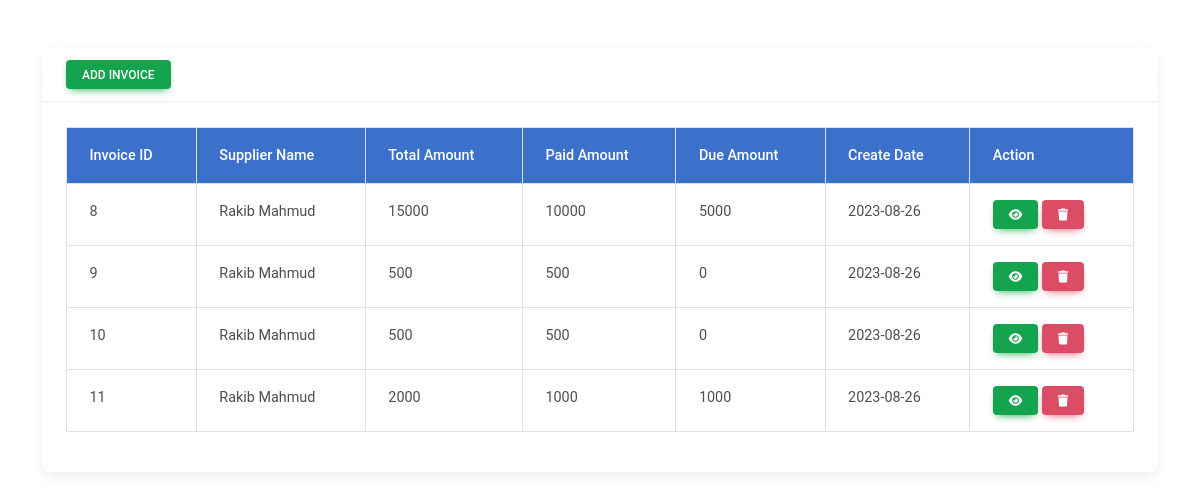
Page /invoice_list.php on the committed database.
### tables this page shows
CREATE TABLE `invoice` (
  `id` int(11) NOT NULL,
  `supplier_name` varchar(55) NOT NULL,
  `total_amount` int(55) NOT NULL,
  `paid_amount` int(55) NOT NULL,
  `due_amount` int(55) NOT NULL,
  `date` date NOT NULL
);

### invoice_list.php (the view, shortened to what this page needs)
<!DOCTYPE html>
<html>
<head>
    <link href="https://cdn.jsdelivr.net/npm/select2@4.1.0-rc.0/dist/css/select2.min.css" rel="stylesheet" />
    <link href="https://cdnjs.cloudflare.com/ajax/libs/mdb-ui-kit/6.4.1/mdb.min.css" rel="stylesheet" />
    <link rel="stylesheet" href="https://cdnjs.cloudflare.com/ajax/libs/toastr.js/latest/toastr.min.css" />
    <link href="https://cdnjs.cloudflare.com/ajax/libs/font-awesome/6.0.0/css/all.min.css" rel="stylesheet" />
</head>
<body>
<div class="container">
    <div class="row mt-5">
        <div class="col-md-12 m-auto">
            <div class="card">
                <div class="card-header">
                <a class="btn-sm btn btn-success" href="index.php">Add Invoice</a>
                </div>
                <div class="card-body">
                <div class="col-md-12">
                <table class="table table-bordered" >
                    <thead class="bg-primary text-white">
                        <th>Invoice ID</th>
                        <th>Supplier Name</th>
                        <th>Total Amount</th>
                        <th>Paid Amount</th>
                        <th>Due Amount</th>
                        <th>Create Date</th>
                        <th>Action</th>
                    </thead>
                    <tbody id="table_data">
                    <?php
                    include 'include/config.php';
                    $allInvoice=$con->query("SELECT * FROM invoice");
                        while ($rows=$allInvoice->fetch_array()) {
                        ?>
            <tr>
                <td>
                   <?php echo $rows['id'];?>
                </td>
                <td>
                   <?php echo $rows['supplier_name'];?>
                </td>
                <td>
                    <?php echo $rows['total_amount'];?>
                </td>
                <td>
                    <?php echo $rows['paid_amount'];?>
                </td>
                <td>
                    <?php echo $rows['due_amount'];?>
                </td>
                <td>
                    <?php echo $rows['date'];?>
                </td>
                <td>
                <a class="btn-sm btn btn-success" href="invoice_view.php?id=<?php echo $rows['id'];?> "><i class="fas fa-eye"></i></a>
                <button type="submit" data-id="<?php echo $rows['id'];?>" id="deleteInvoice" class="btn-sm btn btn-danger"><i class="fas fa-trash"></i></button>
                </td>
            </tr>
                    <?php }?>
                    </tbody>
                </table>
            </div>
                </div>
            </div>
        </div>
    </div>
</div>
</body>
</html>

### rows in the picture
invoice: id "8", supplier_name "Rakib Mahmud", total_amount "15000", paid_amount "10000", due_amount "5000", date "2023-08-26"
invoice: id "9", supplier_name "Rakib Mahmud", total_amount "500", paid_amount "500", due_amount "0", date "2023-08-26"
invoice: id "10", supplier_name "Rakib Mahmud", total_amount "500", paid_amount "500", due_amount "0", date "2023-08-26"
invoice: id "11", supplier_name "Rakib Mahmud", total_amount "2000", paid_amount "1000", due_amount "1000", date "2023-08-26"
